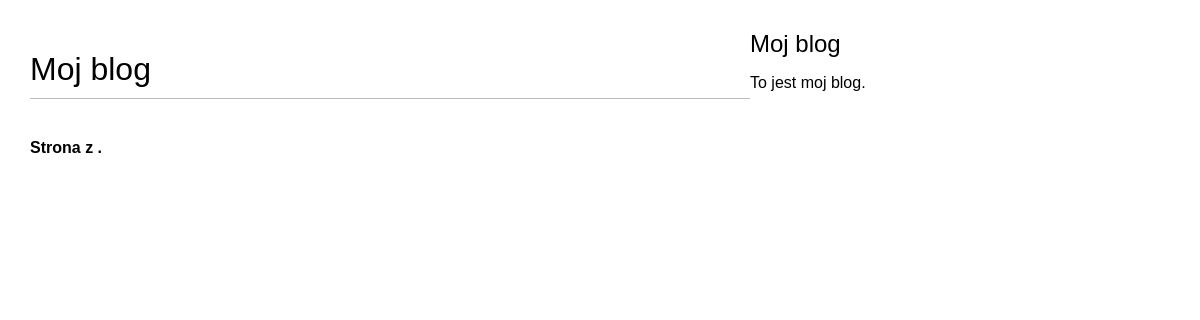
The page /blog/ on the database as committed earlier.
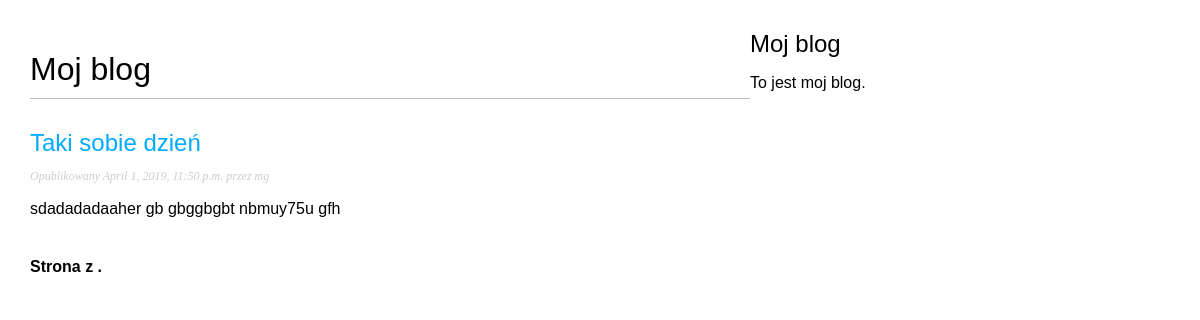
The same page on the database as committed later.
### blog/models.py (models this page shows, shortened)
class Post(models.Model):
    STATUS_CHOICES = (
        ('draft', 'Roboczy'),
        ('published', 'Opublikowany'),
    )
    title = models.CharField(max_length=250)
    slug = models.SlugField(max_length=250, unique_for_date='publish')
    author = models.ForeignKey(User, related_name='blog_posts', on_delete=models.CASCADE)
    body = models.TextField()
    publish = models.DateTimeField(default=timezone.now)
    created = models.DateTimeField(auto_now_add=True)
    updated = models.DateTimeField(auto_now=True)
    status = models.CharField(max_length=10, choices=STATUS_CHOICES, default='draft')
    objects = models.Manager()
    published = PublishedManager()
    class Meta:
        ordering = ('-publish',)
    def get_absolute_url(self):
        return reverse('blog:post_detail',
                        args=[self.publish.year,
                              self.publish.strftime('%m'),
                              self.publish.strftime('%d'),
                              self.slug
                              ])

### blog/views.py (the view)
def post_list(request):
    object_list = Post.published.all()
    paginator = Paginator(object_list, 3)
    page = request.GET.get('page')
    try:
        posts = paginator.page(page)
    except PageNotAnInteger:
        posts = paginator.page(1)
    except EmptyPage:
        posts = paginator.page(paginator.num_pages)
    return render(request, 'blog/post/list.html', {'page': page, 'posts': posts})

### blog/models.py (called while the page is built)
    def get_queryset(self):
        return super(PublishedManager, self).get_queryset().filter(status='published')

### blog/templates/blog/post/list.html (shortened to what this page needs)
{% extends "blog/base.html" %}
{% block content %}
    <h1>Moj blog</h1>
    {% for post in posts %}
        <h2>
            <a href="{{ post.get_absolute_url }}">
                {{ post.title }}
            </a>
        </h2>
        <p class="date">
            Opublikowany {{ post.publish }} przez {{ post.author }}
        </p>
        {{ post.body|truncatewords:30|linebreaks }}
    {% endfor %}
    {% include "pagination.html" with page=page_obj %}
{% endblock %}

### blog/templates/blog/base.html (shortened to what this page needs)
{% load staticfiles %}
<!DOCTYPE html>
<html>
<head>
    <link href="{% static 'css/blog.css' %}" rel="stylesheet">
</head>
<body>
    <div id="content">
        {% block content %}
        {% endblock %}
    </div>
    <div id="sidebaa">
        <h2>Moj blog</h2>
        <p>To jest moj blog.</p>
    </div>
</body>
</html>

### blog/templates/pagination.html (shortened to what this page needs)
<div class="pagination">
    <span class="step-links">
        <span class="current">
        Strona {{ page.number }} z {{ page.paginator.num_pages }}.
        </span>
    </span>
</div>

### blog/static/css/blog.css (style rules this page uses)
body { margin:0; padding:0; font-family:helvetica, sans-serif; }
a { color:#00abff; text-decoration:none; }
h1 { font-weight:normal; border-bottom:1px solid #bbb; padding:0 0 10px 0; }
h2 { font-weight:normal; margin:30px 0 0; }
#content { float:left; width:60%; padding:0 0 0 30px; }
p.date { color:#ccc; font-family: georgia, serif; font-size: 12px; font-style: italic; }
.pagination { margin:40px 0; font-weight:bold; }

Rows that differ between the two databases and show on the page:
added Post: title "Taki sobie dzień", publish "April 1, 2019, 11:50 p.m.", author "mg", body "sdadadadaaher gb gbggbgbt nbmuy75u gfh"
